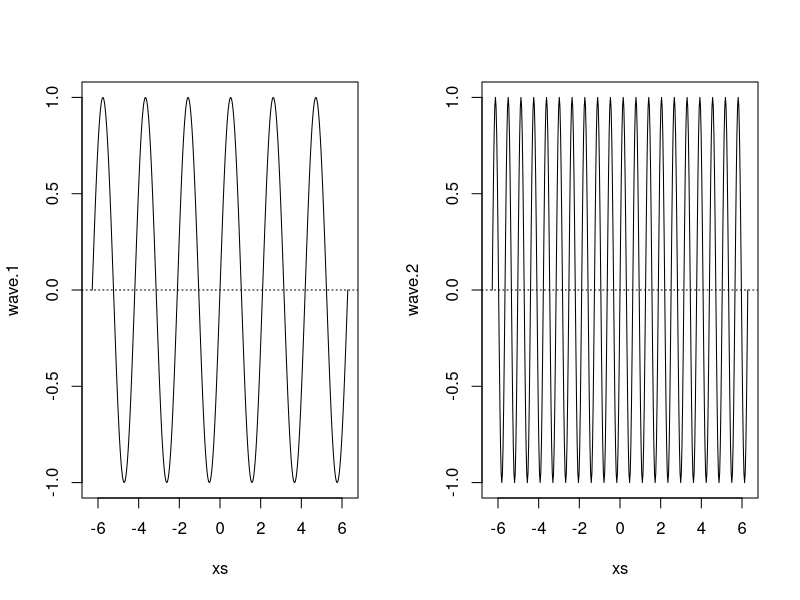
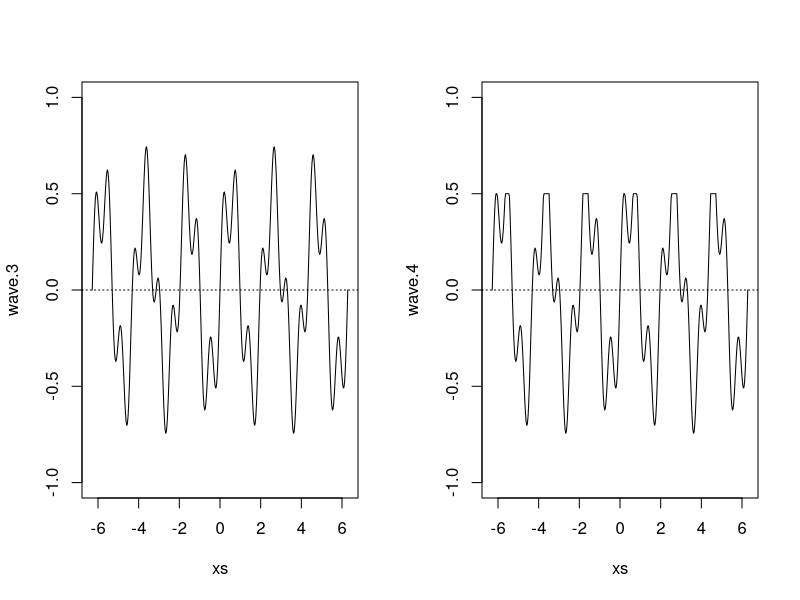
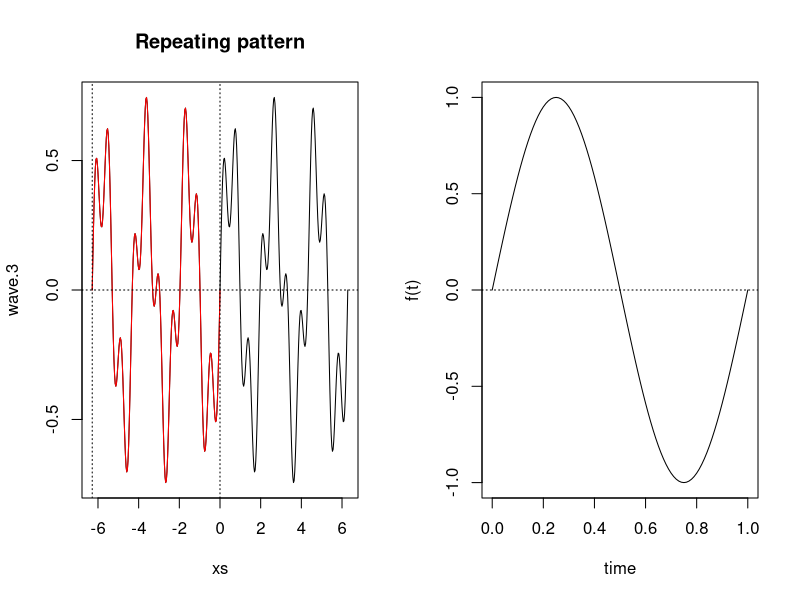
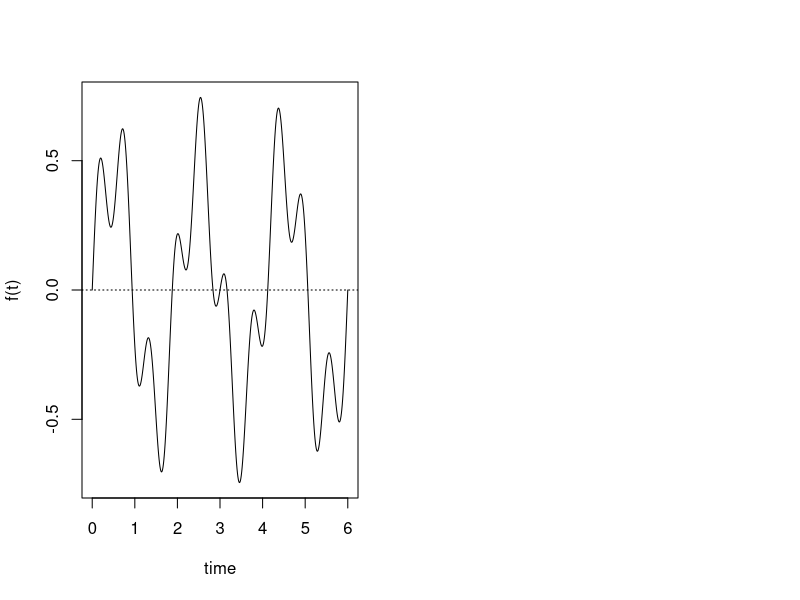

Reproduce these figures in R, in order.
##First followup of http://www.di.fc.ul.pt/~jpn/r/fourier/fourier.html#complex-wave

#Creating 2 waves
xs <- seq(-2*pi,2*pi,pi/100)
wave.1 <- sin(3*xs)
wave.2 <- sin(10*xs)
par(mfrow = c(1, 2))
plot(xs,wave.1,type="l",ylim=c(-1,1)); abline(h=0,lty=3)
plot(xs,wave.2,type="l",ylim=c(-1,1)); abline(h=0,lty=3)

#which can be linearly combined into a complex wave:
wave.3<-0.5*wave.1+0.25*wave.2 #Arbitrary coeficient.
plot(xs,wave.3,type="l",ylim=c(-1,1)); abline(h=0,lty=3)

#Putting a roof to the extension of the wave
wave.4 <- wave.3
wave.4[wave.3>0.5] <- 0.5
plot(xs,wave.4,type="l",ylim=c(-1,1)); abline(h=0,lty=3)

##But remember that the fourier series only shows this:
########any PERIODIC wave can be represented by a sum of simple sine waves
#A periodic wave has a frequency f and a wavelength λ are defined by the repeating pattern. 
#A non-periodic wave does not have a frequency or wavelength.



#Some concepts:
  
#T    #:The fundamental period, T, is the period of all the samples taken,
#N/T  #:sampling rate, sr., is the number of samples(N) taken over a time period (aka acquisition frequency)->T/N
#1/T  #:Fundamental frequency f0:1/T


repeat.xs     <- seq(-2*pi,0,pi/100)
wave.3.repeat <- 0.5*sin(3*repeat.xs) + 0.25*sin(10*repeat.xs)
plot(xs,wave.3,type="l"); title("Repeating pattern")
points(repeat.xs,wave.3.repeat,type="l",col="red"); abline(h=0,v=c(-2*pi,0),lty=3)

#wave.3 is the weighted sum of wave.1 and wave.2. This equation is the Fourier Series for wave.3:
  
  #f(t)=0.5×sin(3wt)+0.25×sin(10wt)

#w is the angular frequency (aka angular speed) in radians/second
#f.0is the fundamental frequency of the complex wave.


#Plotting trajectories given a Fourier series
plot.fourier<-function(fourier.series, f.0, ts){
  #w is the angular frequency (aka angular speed) in radians/second
  #f.0is the fundamental frequency of the complex wave.
  w<-2*pi*f.0 
  trajectory<-sapply(ts, function(t) fourier.series(t,w))
  plot(ts, trajectory, type="l", xlab="time", ylab="f(t)");abline(h=0,lty=3)
}

#EG:
plot.fourier(function(t,w) {sin(w*t)}, 1, ts=seq(0,1,1/100)) 

#plotting f(t)=0.5×sin(3wt)+0.25×sin(10wt) using fourier series:
acq.freq <- 100                    # data acquisition frequency (Hz)
time     <- 6                      # measuring time interval (seconds)
ts       <- seq(0,time,1/acq.freq) # vector of sampling time-points (s) 
f.0      <- 1/time                 # fundamental frequency (Hz)
dc.component       <- 0
component.freqs    <- c(3,10)      # frequency of signal components (Hz)
component.delay    <- c(0,0)       # delay of signal components (radians)
component.strength <- c(.5,.25)    # strength of signal components


f <- function(t,w) { 
  dc.component + 
    sum( component.strength * sin(component.freqs*w*t + component.delay)) 
}

plot.fourier(f,f.0,ts)  
##The DC term is the 0 Hz term and is equivalent to the average of all the samples in the window



library(stats)
fft(c(1,1,1,1)) / 4 
###Phase Shifts

#Phase shifts are translations in the x-axis for a given wave component. These shifts are measured in angles (radians).


##DC Components

#This concept deals with translations over the y-axis